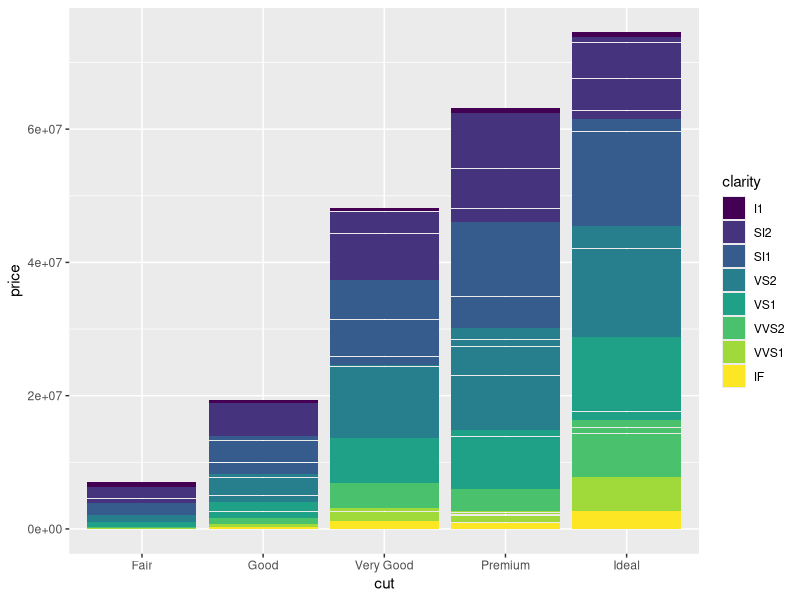
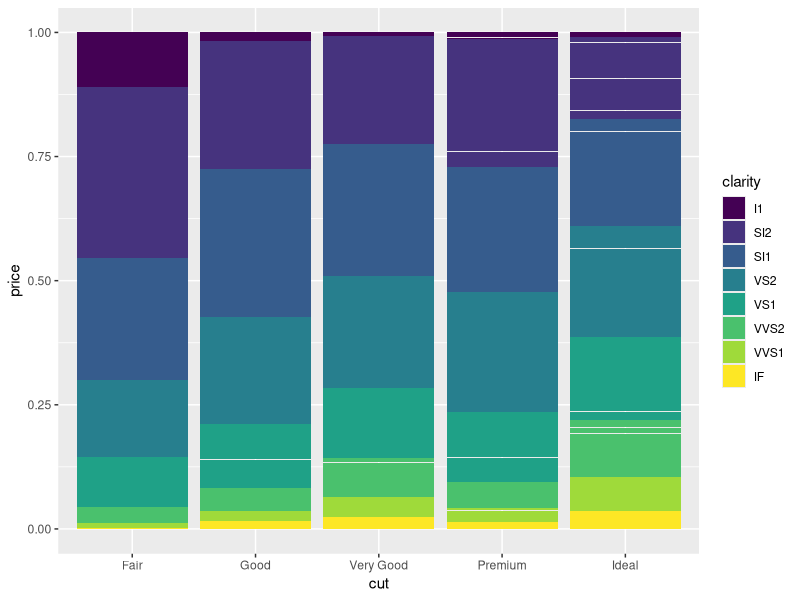
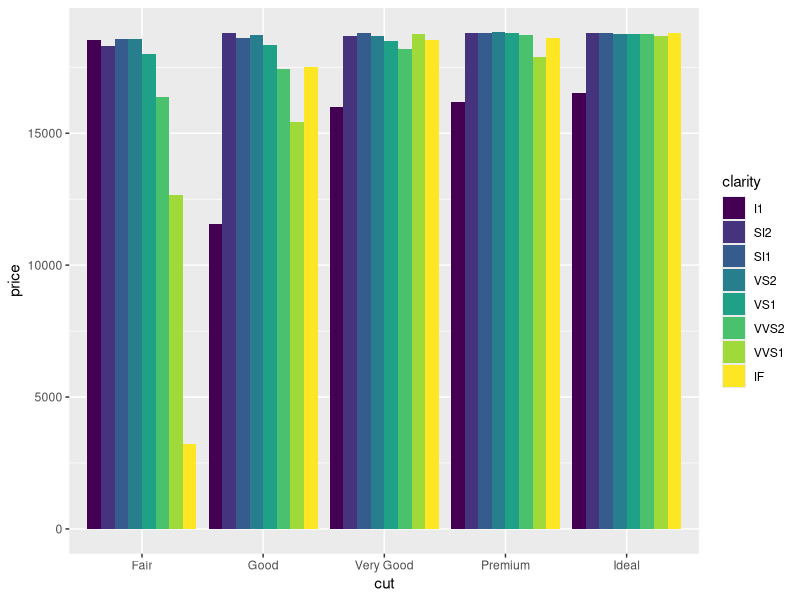

Reproduce these figures in R, in order. (Note: this script raises an error after producing the figures.)
# Exercise 2: advanced ggplot2 practice

# Install and load the `ggplot2` package
#install.packages('ggplot2')
library("ggplot2")

# For this exercise you will again be working with the `diamonds` data set.
# Use `?diamonds` to review details about this data set
?diamonds

## Position Adjustments

# Draw a column (bar) chart of diamonds cuts by price, with each bar filled by 
# clarity. You should see a _stacked_ bar chart.
ggplot(diamonds) +  
  geom_col(   
    mapping = aes(x = cut, y = price, fill = clarity) 
  )

# Draw the same chart again, but with each element positioned to "fill" the y axis
ggplot(diamonds) +  
  geom_col(   
    mapping = aes(x = cut, y = price, fill = clarity), position = "fill" 
  )

# Draw the same chart again, but with each element positioned to "dodge" each other
ggplot(diamonds) +  
  geom_col(   
    mapping = aes(x = cut, y = price, fill = clarity), position = "dodge" 
  )

# Draw a plot with point geometry with the x-position mapped to `cut` and the 
# y-position mapped to `clarity`
# This creates a "grid" grouping the points


# Use the "jitter" position adjustment to keep the points from all overlapping!
# (This works a little better with a sample of diamond data, such as from the 
# previous exercise).



## Scales

# Draw a "boxplot" (with `geom_boxplot`) for the diamond's price (y) by color (x)


# This has a lot of outliers, making it harder to read. To fix this, draw the 
# same plot but with a _logarithmic_ scale for the y axis.


# For another version, draw the same plot but with `violin` geometry instead of 
# `boxplot` geometry!
# How does the logarithmic scale change the data presentation?


# Another interesting plot: draw a plot of the diamonds price (y) by carat (x), 
# using a heatmap of 2d bins (geom_bin2d)
# What happens when you make the x and y channels scale logarithmically?


# Draw a scatter plot for the diamonds price (y) by carat (x). Color each point
# by the clarity (Remember, this will take a while. Use a sample of the diamonds 
# for faster results)

#direction = -1 in aes to go opposite from light to dark or dark to light



# Change the color of the previous plot using a ColorBrewer scale of your choice. 
# What looks nice?



## Coordinate Systems

# Draw a bar chart with x-position and fill color BOTH mapped to cut
# For best results, SET the `width` of the geometry to be 1 (fill plot, no space
# between)
# TIP: You can save the plot to a variable for easier modifications


# Draw the same chart, but with the coordinate system flipped


# Draw the same chart, but in a polar coordinate system. It's a Coxcomb chart!



## Facets

# Take the scatter plot of price by carat data (colored by clarity) and add 
# _facets_ based on the diamond's `color`
ggplot(data = diamonds_sample) +  
  geom_point(   
    mapping = aes(x = carat, y = price, color = color)) +
    facet_wrap(~clarity)


## Saving Plots

# Use the `ggsave()` function to save the current (recent) plot to disk.
# Name the output file "my-plot.png".
# Make sure you've set the working directory!!

